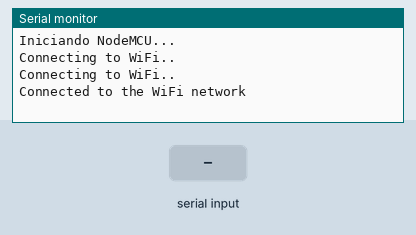
Recording of a sketch running on a simulated ESP8266 (NodeMCU). Parts: the last lines printed to the serial monitor. The inputs (shaded band) are chosen by the test bench. WiFi joins after 1.5 s; servers stay silent unless stated; uploads are accepted with an empty reply.

Above: at 4.2 s.
4.3 s: "1\n" received over the second serial link
At 6.2 s:
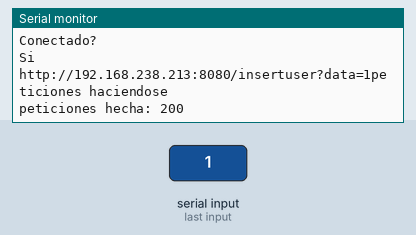
6.5 s: "0\n" received over the second serial link
At 7.44 s:
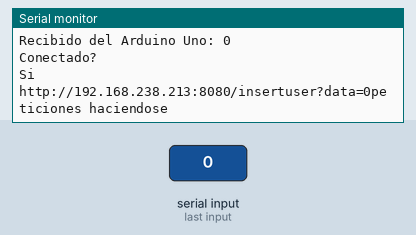
8.0 s: "2\n" received over the second serial link
At 9.2 s:
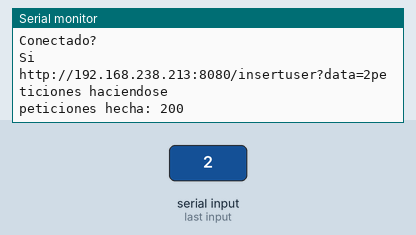

The sketch:

Prueba_peticion_server.ino
```cpp
#include <WiFiClient.h>
#include <ESP8266WiFi.h>
#include <SoftwareSerial.h>
#include <ESP8266HTTPClient.h>
SoftwareSerial loliSerial(D6, D7); // RX, TX

const char* ssid = "SuperXEiLL";
const char* password = "";
WiFiClient client;
HTTPClient http;

void setup() {
  Serial.begin(9600);
  loliSerial.begin(9600);
  Serial.println("Iniciando NodeMCU...");

  delay(1000);
  WiFi.begin(ssid);

  while (WiFi.status() != WL_CONNECTED) {
    delay(1000);
    Serial.println("Connecting to WiFi..");
  }

  Serial.println("Connected to the WiFi network");
}

void loop() {
  // Enviar mensaje al Arduino Uno
  loliSerial.println("Hola que haces Arduino");

  delay(1000);
  // Leer mensaje del Arduino Uno
  if (loliSerial.available()) {
    String mensaje = loliSerial.readStringUntil('\n');
    mensaje.trim();


    Serial.print("Recibido del Arduino Uno: ");
    Serial.println(mensaje);

    if (mensaje != "No data") {
      String cabecera = "Recibido del processing: ";
      llamadaApiBbdd(mensaje);
    } else {
      Serial.println("Mensaje 'no data' recibido. No se envía a la API.");
    }
  }
}

void llamadaApiBbdd(String mensaje) {
  Serial.println("Conectado?");
  if ((WiFi.status() == WL_CONNECTED)) { //comprobar
    Serial.println("Si");

    String api = "http://192.168.238.213:8080/insertuser?data=" + mensaje;
    Serial.print(api);
    http.begin(client, api);
    Serial.println("peticiones haciendose");
    int httpCode = http.GET();
    Serial.println("peticiones hecha: " + String(httpCode));
    http.end(); //Free the resources
  }

}
```

Measured:
- after the input at 4.3 s, the serial monitor: prints a new line after 0.70 s (image 1)
- after the input at 6.5 s, the serial monitor: prints a new line after 0.76 s (image 2)
- after the input at 8.0 s, the serial monitor: prints a new line after 0.51 s (image 3)
